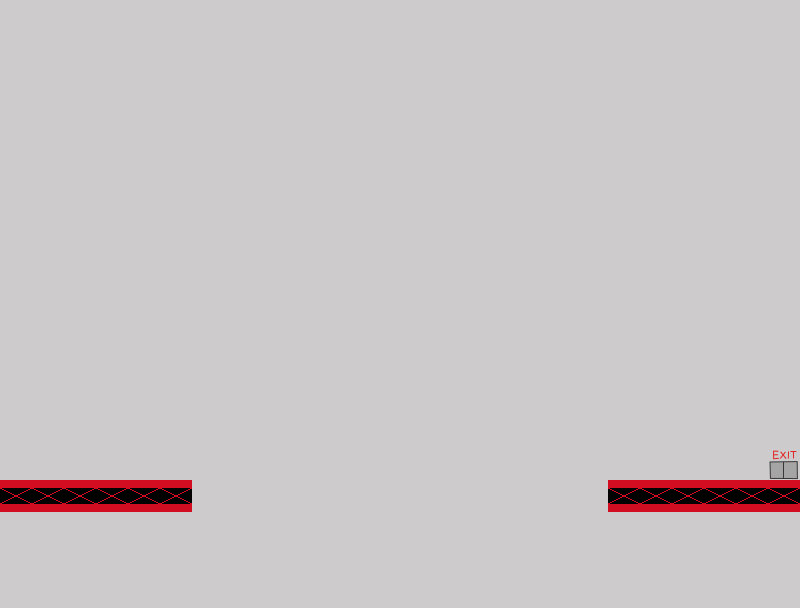

A level layout from a 2D game, rendered from its tile map. Below: a short description, then the map file with its tile-grid data intact:
An orthogonal 25x19 tile map with 32x32 px tiles, 3 tile layers (background, foreground, inst), 4 tilesets and 8 objects (player, goal).

<map version="1.0" orientation="orthogonal" renderorder="right-down" width="25" height="19" tilewidth="32" tileheight="32" nextobjectid="104">
 <tileset firstgid="1" name="factory_tilesheet" tilewidth="32" tileheight="32" tilecount="15" columns="5">
  <image source="factory_tilesheet.png" width="160" height="96" />
 </tileset>
 <tileset firstgid="16" name="inst" tilewidth="32" tileheight="48" tilecount="4" columns="4">
  <image source="left_right_buttons.png" width="128" height="48" />
 </tileset>
 <tileset firstgid="20" name="space" tilewidth="32" tileheight="48" tilecount="4" columns="4">
  <image source="space.png" width="128" height="48" />
 </tileset>
 <tileset firstgid="24" name="exit" tilewidth="32" tileheight="32" tilecount="1" columns="1">
  <image source="exit.png" width="32" height="32" />
 </tileset>
 <layer name="background" width="25" height="19">
  <data encoding="csv">
7,7,7,7,7,7,7,7,7,7,7,7,7,7,7,7,7,7,7,7,7,7,7,7,7,
7,7,7,7,7,7,7,7,7,7,7,7,7,7,7,7,7,7,7,7,7,7,7,7,7,
7,7,7,7,7,7,7,7,7,7,7,7,7,7,7,7,7,7,7,7,7,7,7,7,7,
7,7,7,7,7,7,7,7,7,7,7,7,7,7,7,7,7,7,7,7,7,7,7,7,7,
7,7,7,7,7,7,7,7,7,7,7,7,7,7,7,7,7,7,7,7,7,7,7,7,7,
7,7,7,7,7,7,7,7,7,7,7,7,7,7,7,7,7,7,7,7,7,7,7,7,7,
7,7,7,7,7,7,7,7,7,7,7,7,7,7,7,7,7,7,7,7,7,7,7,7,7,
7,7,7,7,7,7,7,7,7,7,7,7,7,7,7,7,7,7,7,7,7,7,7,7,7,
7,7,7,7,7,7,7,7,7,7,7,7,7,7,7,7,7,7,7,7,7,7,7,7,7,
7,7,7,7,7,7,7,7,7,7,7,7,7,7,7,7,7,7,7,7,7,7,7,7,7,
7,7,7,7,7,7,7,7,7,7,7,7,7,7,7,7,7,7,7,7,7,7,7,7,7,
7,7,7,7,7,7,7,7,7,7,7,7,7,7,7,7,7,7,7,7,7,7,7,7,7,
7,7,7,7,7,7,7,7,7,7,7,7,7,7,7,7,7,7,7,7,7,7,7,7,7,
7,7,7,7,7,7,7,7,7,7,7,7,7,7,7,7,7,7,7,7,7,7,7,7,7,
7,7,7,7,7,7,7,7,7,7,7,7,7,7,7,7,7,7,7,7,7,7,7,7,7,
7,7,7,7,7,7,7,7,7,7,7,7,7,7,7,7,7,7,7,7,7,7,7,7,7,
7,7,7,7,7,7,7,7,7,7,7,7,7,7,7,7,7,7,7,7,7,7,7,7,7,
7,7,7,7,7,7,7,7,7,7,7,7,7,7,7,7,7,7,7,7,7,7,7,7,7,
7,7,7,7,7,7,7,7,7,7,7,7,7,7,7,7,7,7,7,7,7,7,7,7,7
</data>
 </layer>
 <layer name="foreground" width="25" height="19">
  <data encoding="csv">
0,0,0,0,0,0,0,0,0,0,0,0,0,0,0,0,0,0,0,0,0,0,0,0,0,
0,0,0,0,0,0,0,0,0,0,0,0,0,0,0,0,0,0,0,0,0,0,0,0,0,
0,0,0,0,0,0,0,0,0,0,0,0,0,0,0,0,0,0,0,0,0,0,0,0,0,
0,0,0,0,0,0,0,0,0,0,0,0,0,0,0,0,0,0,0,0,0,0,0,0,0,
0,0,0,0,0,0,0,0,0,0,0,0,0,0,0,0,0,0,0,0,0,0,0,0,0,
0,0,0,0,0,0,0,0,0,0,0,0,0,0,0,0,0,0,0,0,0,0,0,0,0,
0,0,0,0,0,0,0,0,0,0,0,0,0,0,0,0,0,0,0,0,0,0,0,0,0,
0,0,0,0,0,0,0,0,0,0,0,0,0,0,0,0,0,0,0,0,0,0,0,0,0,
0,0,0,0,0,0,0,0,0,0,0,0,0,0,0,0,0,0,0,0,0,0,0,0,0,
0,0,0,0,0,0,0,0,0,0,0,0,0,0,0,0,0,0,0,0,0,0,0,0,0,
0,0,0,0,0,0,0,0,0,0,0,0,0,0,0,0,0,0,0,0,0,0,0,0,0,
0,0,0,0,0,0,0,0,0,0,0,0,0,0,0,0,0,0,0,0,0,0,0,0,0,
0,0,0,0,0,0,0,0,0,0,0,0,0,0,0,0,0,0,0,0,0,0,0,0,0,
0,0,0,0,0,0,0,0,0,0,0,0,0,0,0,0,0,0,0,0,0,0,0,0,0,
0,0,0,0,0,0,0,0,0,0,0,0,0,0,0,0,0,0,0,0,0,0,0,0,24,
3,3,3,3,3,3,0,0,0,0,0,0,0,0,0,0,0,0,0,3,3,3,3,3,3,
0,0,0,0,0,0,0,0,0,0,0,0,0,0,0,0,0,0,0,0,0,0,0,0,0,
0,0,0,0,0,0,0,0,0,0,0,0,0,0,0,0,0,0,0,0,0,0,0,0,0,
0,0,0,0,0,0,0,0,0,0,0,0,0,0,0,0,0,0,0,0,0,0,0,0,0
</data>
 </layer>
 <objectgroup name="collision">
  <object id="44" name="player" x="23.6667" y="391.667" width="28" height="30">
   <properties>
    <property name="sensor" type="bool" value="false" />
   </properties>
  </object>
  <object id="90" name="goal" x="768" y="448" width="32" height="32">
   <properties>
    <property name="collidable" type="bool" value="true" />
    <property name="sensor" type="bool" value="true" />
    <property name="type" value="goal" />
   </properties>
  </object>
  <object id="91" x="0" y="480">
   <properties>
    <property name="collidable" type="bool" value="true" />
    <property name="type" value="floor" />
   </properties>
   <polyline points="0,0 192,0" />
  </object>
  <object id="94" x="0" y="0">
   <properties>
    <property name="collidable" type="bool" value="true" />
    <property name="type" value="bounds" />
   </properties>
   <polyline points="0,0 0,736 800,736 800,0" />
  </object>
  <object id="96" x="-388" y="640">
   <properties>
    <property name="collidable" type="bool" value="true" />
    <property name="type" value="killbox" />
   </properties>
   <polyline points="0,0 1476,0" />
  </object>
  <object id="101" x="608" y="480">
   <properties>
    <property name="collidable" type="bool" value="true" />
    <property name="type" value="floor" />
   </properties>
   <polyline points="0,0 189.333,0" />
  </object>
  <object id="102" x="192" y="480">
   <properties>
    <property name="collidable" type="bool" value="true" />
    <property name="type" value="wall" />
   </properties>
   <polyline points="0,0 0,32" />
  </object>
  <object id="103" x="608" y="480">
   <properties>
    <property name="collidable" type="bool" value="true" />
    <property name="type" value="wall" />
   </properties>
   <polyline points="0,0 0,32" />
  </object>
 </objectgroup>
 <layer name="inst" width="25" height="19">
  <data encoding="csv">
0,0,0,0,0,0,0,0,0,0,0,0,0,0,0,0,0,0,0,0,0,0,0,0,0,
0,0,0,0,0,0,0,0,0,0,0,0,0,0,0,0,0,0,0,0,0,0,0,0,0,
0,0,0,0,0,0,0,0,0,0,0,0,0,0,0,0,0,0,0,0,0,0,0,0,0,
0,0,0,0,0,0,0,0,0,0,0,0,0,0,0,0,0,0,0,0,0,0,0,0,0,
0,0,0,0,0,0,0,0,0,0,0,0,0,0,0,0,0,0,0,0,0,0,0,0,0,
0,0,0,0,0,0,0,0,0,0,0,0,0,0,0,0,0,0,0,0,0,0,0,0,0,
0,0,0,0,0,0,0,0,0,0,0,0,0,0,0,0,0,0,0,0,0,0,0,0,0,
0,0,0,0,0,0,0,0,0,0,0,0,0,0,0,0,0,0,0,0,0,0,0,0,0,
0,0,0,0,0,0,0,0,0,0,0,0,0,0,0,0,0,0,0,0,0,0,0,0,0,
0,0,0,0,0,0,0,0,0,0,0,0,0,0,0,0,0,0,0,0,0,0,0,0,0,
0,0,0,0,0,0,0,0,0,0,0,0,0,0,0,0,0,0,0,0,0,0,0,0,0,
0,0,0,0,0,0,0,0,0,0,0,0,0,0,0,0,0,0,0,0,0,0,0,0,0,
0,0,0,0,0,0,0,0,0,0,0,0,0,0,0,0,0,0,0,0,0,0,0,0,0,
0,0,0,0,0,0,0,0,0,0,0,0,0,0,0,0,0,0,0,0,0,0,0,0,0,
0,0,0,0,0,0,0,0,0,0,0,0,0,0,0,0,0,0,0,0,0,0,0,0,0,
0,0,0,0,0,0,0,0,0,0,0,0,0,0,0,0,0,0,0,0,0,0,0,0,0,
0,0,0,0,0,0,0,0,0,0,0,0,0,0,0,0,0,0,0,0,0,0,0,0,0,
0,0,0,0,0,0,0,0,0,0,0,0,0,0,0,0,0,0,0,0,0,0,0,0,0,
0,0,0,0,0,0,0,0,0,0,0,0,0,0,0,0,0,0,0,0,0,0,0,0,0
</data>
 </layer>
</map>
